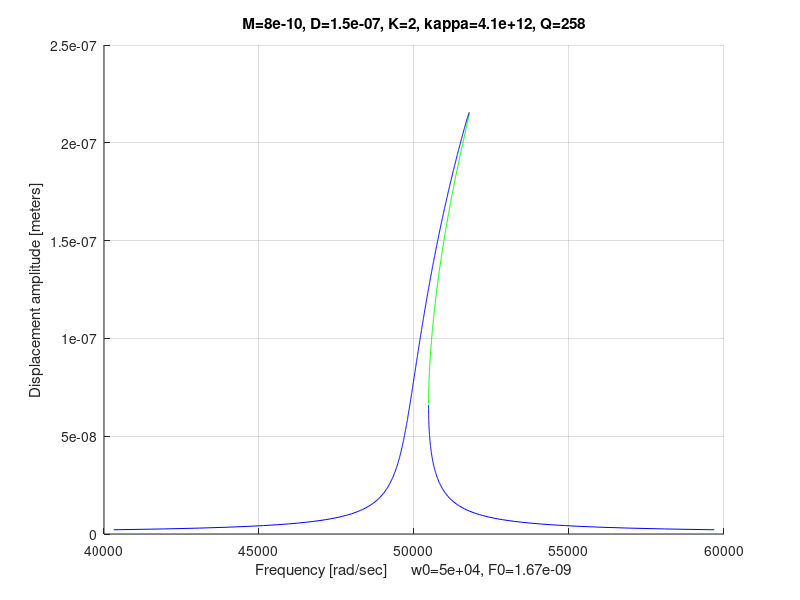

Reproduce this figure in MATLAB.
%% Frequency response of a MEMS Duffing oscillator
clear all; clf; 

%Equations:
%M*x'' + D*x' + K*x + kappa*x = F0*cos(w*t)
%x'' + 2*D_M2w0*w0*x' + w0^2*x + kappa_M*x = F0_M*cos(Omega*t)

E=160e9; 
L=294.7e-6; H=20e-6; W=2e-6;
I=W^3*H/12;
alpha = 2.5e-6;
DT = 100;
K1 = 3*E*I/(L/2)^3
L=L*(1+alpha*DT);
H=H*(1+alpha*DT);
W=W*(1+alpha*DT);
I=W^3*H/12;
K2 = 3*E*I/(L/2)^3
M = 8e-10; 
w1=sqrt(K1/M)
w2=sqrt(K2/M)
K=K2


%Parameters
    M = 8e-10; %mass 8e-10
    D = 1.55e-7; %damping 1.55e-7
    K = 2; %stiffness 2
    kappa = 4.1e12; %nonlinearity 4.1e10
    N = 70; e0 = 8.854e-12; h = 10e-6; g = 3e-6; V = 0.9;
    F0 = 2*N*1/2*e0*h/g*V^2; %Force amplitude
    w0 = sqrt(K/M);
    Q = w0*M/D;
    xmax = F0/w0/D;
    amplitude = linspace(0.01, 2, 1000)*xmax; %Range for displacement amplitude
%Eqn conversion 
    w0 = sqrt(K/M); %Primary resonance
    kappa_M = kappa/M; 
    F0_M = F0/M; 
    D_M2w0 = D/(M*2*w0); %linear damping
j1 = 0; j2 = 0; j3 = 0;

%% Plots 
for j = 1 : 1 : length(amplitude)
    %Eigen values and w/w0
        w_w0_23(j)=(1+3*kappa_M/(8*w0^2)*amplitude(j)^2+sqrt((F0_M/(2*w0^2*amplitude(j)))^2-D_M2w0^2));
        lambda_w_w0_23_1 = sqrt(-(w_w0_23(j)-w0-3*kappa_M/(8*w0)*amplitude(j)^2)*(w_w0_23(j)-w0-9*kappa_M/(8*w0)*amplitude(j)^2))-(D_M2w0*w0);
        w_w0_1(j)=(1+3*kappa_M/(8*w0^2)*amplitude(j)^2-sqrt((F0_M/(2*w0^2*amplitude(j)))^2-D_M2w0^2));
        lambda_w_w0_1_1 = sqrt(-(w_w0_1(j)-w0-3*kappa_M/(8*w0)*amplitude(j)^2)*(w_w0_1(j)-w0- 9*kappa_M/(8*w0)*amplitude(j)^2))-(D_M2w0*w0);
	if lambda_w_w0_23_1==conj(lambda_w_w0_1_1) 
        break %Terminate 
    else
        if kappa_M > 0 %Spring hardening case
            j1 = j1 + 1;
            X1(j1) = w_w0_1(j);
            Y1(j1) = amplitude(j);
            stability = (w_w0_23(j)*w0-w0-3*kappa_M/(8*w0)*amplitude(j)^2)*(w_w0_23(j)*w0-w0- 9*kappa_M/(8*w0)*amplitude(j)^2)+(D_M2w0*w0)^2;
            if stability < 0 %if < 0, then it is unstable
                j2 = j2 + 1;
                X2(j2) = w_w0_23(j);
                Y2(j2) = amplitude(j);
            else %if stable
                j3 = j3 + 1;
                X3(j3) = w_w0_23(j);
                Y3(j3) = amplitude(j);
            end
        else %Spring softening case
            j1 = j1 + 1;
            X1(j1) = w_w0_23(j);
            Y1(j1) = amplitude(j);
            stability = (w_w0_1(j)*w0-w0-3*kappa_M/(8*w0)*amplitude(j)^2)*(w_w0_1(j)*w0-w0- 9*kappa_M/(8*w0)*amplitude(j)^2)+(D_M2w0*w0)^2;
            if stability < 0 %if < 0, then it is unstable
                j2 = j2 + 1;
                X2(j2) = w_w0_1(j);
                Y2(j2) = amplitude(j);
            else %if stable
                j3 = j3 + 1;
                X3(j3) = w_w0_1(j);
                Y3(j3) = amplitude(j);
            end
        end
	end
end
%Figure displacy
    figure(1); hold on; grid on;
    if exist('X2') %If there is an unstable curve
        plot(X2*w0,Y2,'g'); 
    end
    plot(X1*w0,Y1,'b'); 
    plot(X3*w0,Y3,'b');
    title(sprintf('M=%0.2g, D=%0.2g, K=%0.2g, kappa=%0.2g, Q=%0.3g',M,D,K,kappa,Q));
    ylabel('Displacement amplitude [meters]');
    xlabel(strcat('Frequency [rad/sec]', sprintf('      w0=%0.3g, F0=%0.3g',w0,F0)));
 
